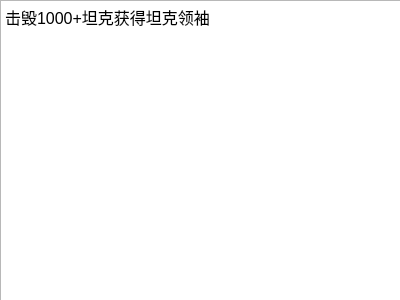
<?xml version="1.0" encoding="UTF-8"?>
<ui version="4.0">
 <class>number_5</class>
 <widget class="QWidget" name="number_5">
  <property name="geometry">
   <rect>
    <x>0</x>
    <y>0</y>
    <width>400</width>
    <height>300</height>
   </rect>
  </property>
  <property name="windowTitle">
   <string>Form</string>
  </property>
  <widget class="QTextBrowser" name="textBrowser">
   <property name="geometry">
    <rect>
     <x>0</x>
     <y>0</y>
     <width>421</width>
     <height>351</height>
    </rect>
   </property>
   <property name="html">
    <string>&lt;!DOCTYPE HTML PUBLIC &quot;-//W3C//DTD HTML 4.0//EN&quot; &quot;http://www.w3.org/TR/REC-html40/strict.dtd&quot;&gt;
&lt;html&gt;&lt;head&gt;&lt;meta name=&quot;qrichtext&quot; content=&quot;1&quot; /&gt;&lt;style type=&quot;text/css&quot;&gt;
p, li { white-space: pre-wrap; }
&lt;/style&gt;&lt;/head&gt;&lt;body style=&quot; font-family:'SimSun'; font-size:9pt; font-weight:400; font-style:normal;&quot;&gt;
&lt;p style=&quot; margin-top:12px; margin-bottom:12px; margin-left:0px; margin-right:0px; -qt-block-indent:0; text-indent:0px;&quot;&gt;&lt;span style=&quot; font-family:'宋体'; font-size:12pt;&quot;&gt;击毁1000+坦克获得坦克领袖&lt;/span&gt;&lt;span style=&quot; font-family:'Calibri'; font-size:12pt;&quot;&gt;&lt;br /&gt;&lt;/span&gt;&lt;/p&gt;&lt;/body&gt;&lt;/html&gt;</string>
   </property>
  </widget>
 </widget>
 <resources/>
 <connections/>
</ui>
